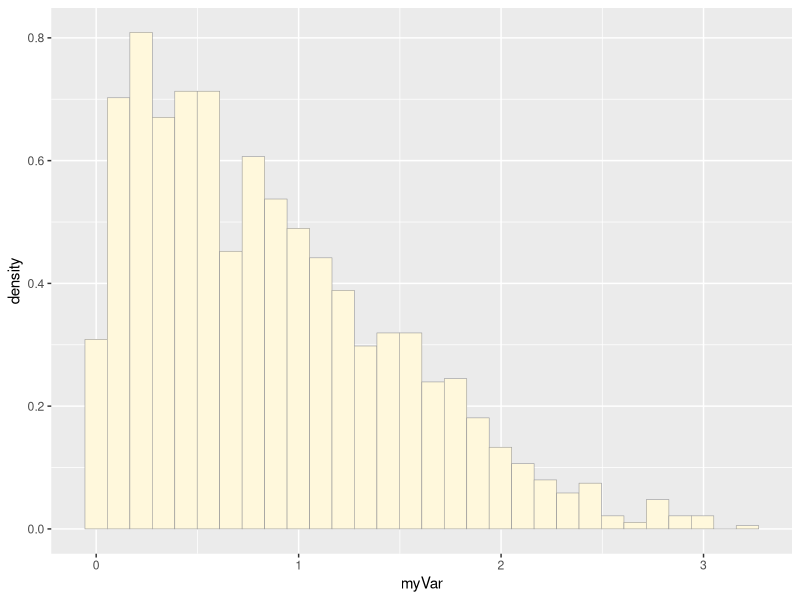
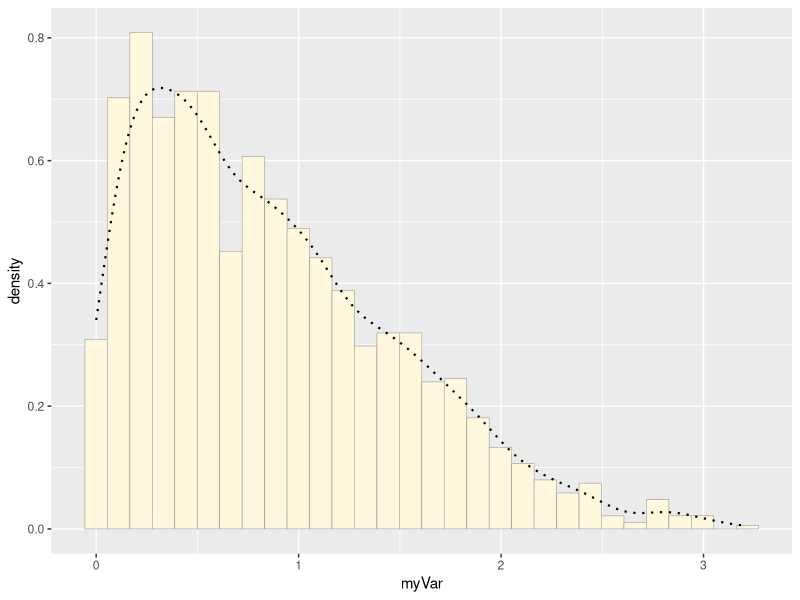
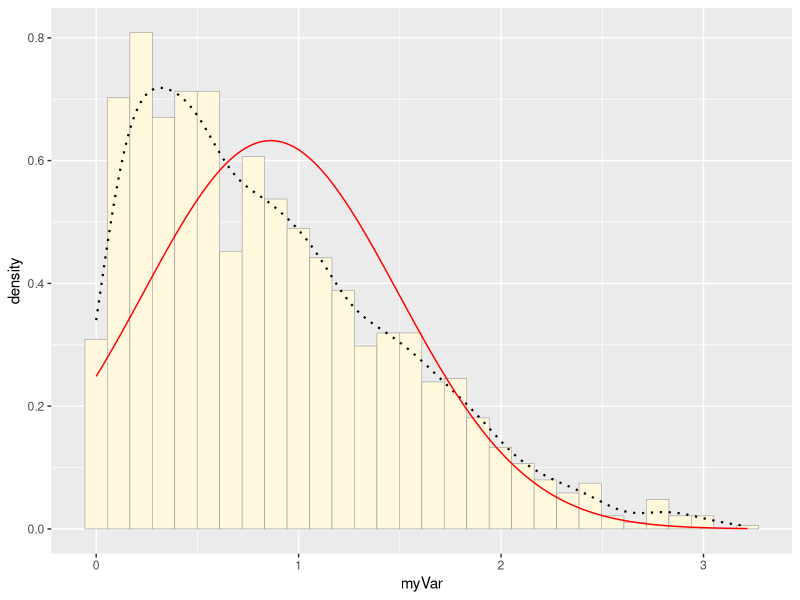
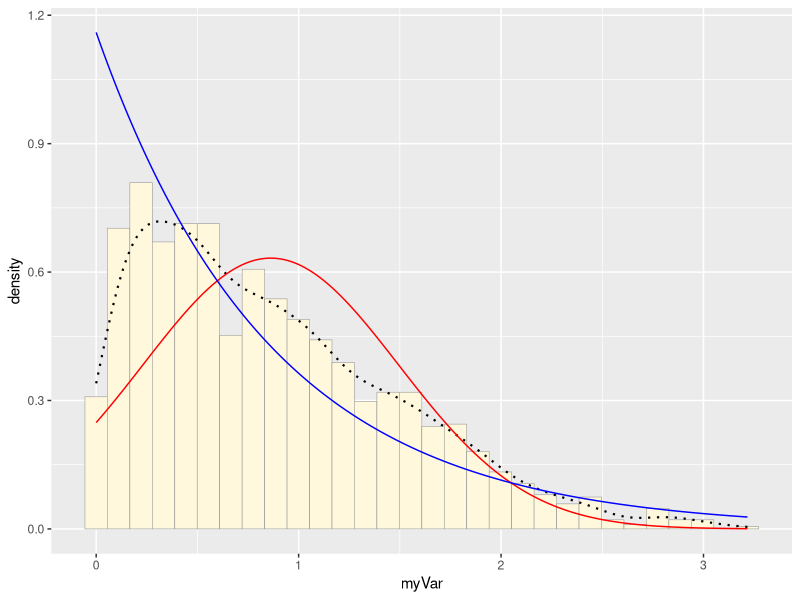
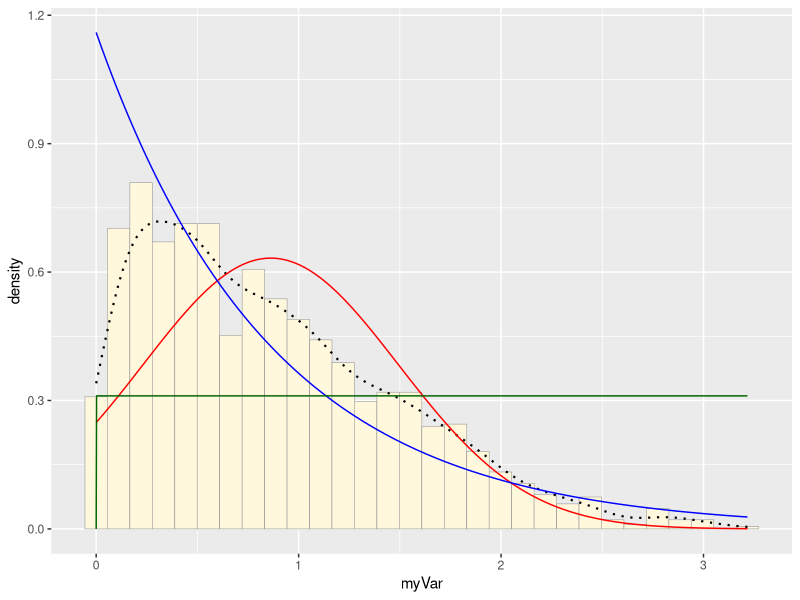
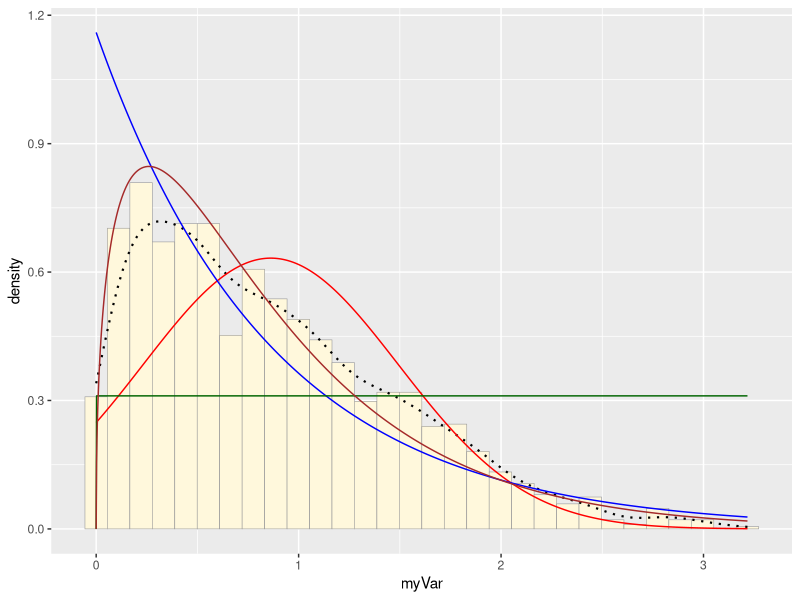
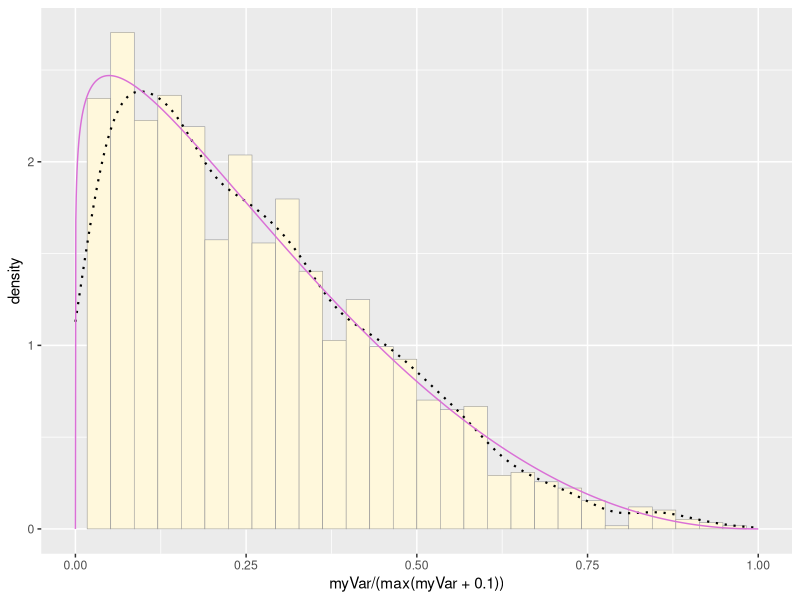
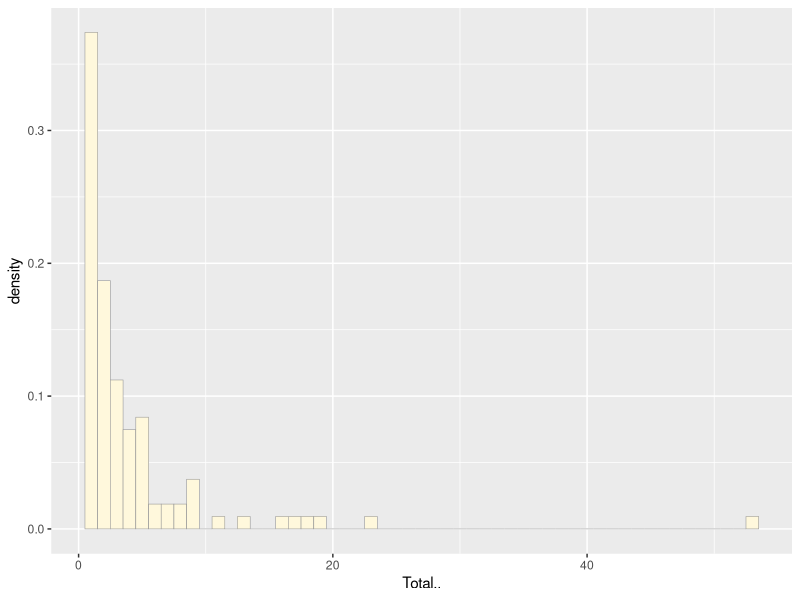

Generate these figures, in order, with R:
## ---- chunk 1
library(ggplot2) # for graphics
library(MASS)# for maximum likelihood estimation
library(tidyverse)
## ---- chunk 2
# quick and dirty, a truncated normal distribution to work on the solution set

z <- rnorm(n=3000,mean=0.2)
z <- data.frame(1:3000,z)
names(z) <- list("ID","myVar")
z <- z[z$myVar>0,]
str(z)
summary(z$myVar)
## ---- chunk 3
p1 <- ggplot(data=z, aes(x=myVar, y=..density..)) +
  geom_histogram(color="grey60",fill="cornsilk",size=0.2) 
print(p1)
## ---- chunk 4
p1 <-  p1 +  geom_density(linetype="dotted",size=0.75)
print(p1)
## ---- chunk 5
normPars <- fitdistr(z$myVar,"normal")
print(normPars)
str(normPars)
normPars$estimate["mean"] # note structure of getting a named attribute
## ---- chunk 6
meanML <- normPars$estimate["mean"]
sdML <- normPars$estimate["sd"]

xval <- seq(0,max(z$myVar),len=length(z$myVar))

 stat <- stat_function(aes(x = xval, y = ..y..), fun = dnorm, colour="red", n = length(z$myVar), args = list(mean = meanML, sd = sdML))
 p1 + stat
## ---- chunk 7
expoPars <- fitdistr(z$myVar,"exponential")
rateML <- expoPars$estimate["rate"]

stat2 <- stat_function(aes(x = xval, y = ..y..), fun = dexp, colour="blue", n = length(z$myVar), args = list(rate=rateML))
 p1 + stat + stat2
## ---- chunk 8
stat3 <- stat_function(aes(x = xval, y = ..y..), fun = dunif, colour="darkgreen", n = length(z$myVar), args = list(min=min(z$myVar), max=max(z$myVar)))
 p1 + stat + stat2 + stat3
## ---- chunk 9
gammaPars <- fitdistr(z$myVar,"gamma")
shapeML <- gammaPars$estimate["shape"]
rateML <- gammaPars$estimate["rate"]

stat4 <- stat_function(aes(x = xval, y = ..y..), fun = dgamma, colour="brown", n = length(z$myVar), args = list(shape=shapeML, rate=rateML))
 p1 + stat + stat2 + stat3 + stat4
## ---- chunk 10
pSpecial <- ggplot(data=z, aes(x=myVar/(max(myVar + 0.1)), y=..density..)) +
  geom_histogram(color="grey60",fill="cornsilk",size=0.2) + 
  xlim(c(0,1)) +
  geom_density(size=0.75,linetype="dotted")

betaPars <- fitdistr(x=z$myVar/max(z$myVar + 0.1),start=list(shape1=1,shape2=2),"beta")
shape1ML <- betaPars$estimate["shape1"]
shape2ML <- betaPars$estimate["shape2"]

statSpecial <- stat_function(aes(x = xval, y = ..y..), fun = dbeta, colour="orchid", n = length(z$myVar), args = list(shape1=shape1ML,shape2=shape2ML))
pSpecial + statSpecial
## ---- chunk 11
# loading in small seedling data for sampled sites that have been thinned and burned in NY & NH pitch pine barrens

z <- read.csv("Thinned_Burned_Data_Bio381.csv",header=TRUE)
z2 <- z[complete.cases(z$Total..),]

## ---- chunk 12
z1 <- ggplot(data=z2, aes(x=Total.., y=after_stat(density))) +
  geom_histogram(color="grey60",fill="cornsilk",size=0.2, binwidth = 1) 
print(z1)
## ---- chunk 13
z1 <-  z1 +  geom_density(linetype="dotted",size=0.75)
print(z1)
## ---- chunk 14
znormPars <- fitdistr(z2$Total..,"normal", )
print(znormPars)
str(znormPars)
znormPars$estimate["mean"] # note structure of getting a named attribute
## ---- chunk 15
zmeanML <- znormPars$estimate["mean"]
zsdML <- znormPars$estimate["sd"]

zxval <- seq(0,max(z2$Total..),len=length(z2$Total..))

 zstat <- stat_function(aes(x = Total.., y = ..y..), fun = dnorm, colour="red", n = length(z2$Total..), args = list(mean = zmeanML, sd = zsdML))
 z1 + zstat
## ---- chunk 16
zexpoPars <- fitdistr(z2$Total..,"exponential")
zrateML <- zexpoPars$estimate["rate"]

zstat2 <- stat_function(aes(x = Total.., y = ..y..), fun = dexp, colour="blue", n = length(z2$Total..), args = list(rate=zrateML))
 z1 + zstat + zstat2
## ---- chunk 17
zstat3 <- stat_function(aes(x = Total.., y = ..y..), fun = dunif, colour="darkgreen", n = length(z2$Total..), args = list(min=min(z2$Total..), max=max(z2$Total..)))
 z1 + zstat + zstat2 + zstat3
## ---- chunk 18
zgammaPars <- fitdistr(z2$Total..,"gamma")
zshapeML <- zgammaPars$estimate["shape"]
zrateML <- zgammaPars$estimate["rate"]

zstat4 <- stat_function(aes(x = Total.., y = ..y..), fun = dgamma, colour="brown", n = length(z2$Total..), args = list(shape=zshapeML, rate=zrateML))
 z1 + zstat + zstat2 + zstat3 + zstat4
## ---- chunk 19
pSpecial <- ggplot(data=z2, aes(x=Total../(max(Total.. + 0.1)), y=..density..)) +
  geom_histogram(color="grey60",fill="cornsilk",size=0.2) + 
  xlim(c(0,1)) +
  geom_density(size=0.75,linetype="dotted")

betaPars <- fitdistr(x=z2$Total../max(z2$Total.. + 0.1),start=list(shape1=1,shape2=2),"beta")
shape1ML <- betaPars$estimate["shape1"]
shape2ML <- betaPars$estimate["shape2"]

statSpecial <- stat_function(aes(x = Total.., y = ..y..), fun = dbeta, colour="orchid", n = length(z2$Total..), args = list(shape1=shape1ML,shape2=shape2ML))
pSpecial + statSpecial
## ---- chunk 20
q <- rexp(107, r=0.269)
q <- data.frame(1:107,q)
names(q) <- list("ID","myVar")

qexpoPars <- fitdistr(q$myVar,"exponential")
qrateML <- qexpoPars$estimate["rate"]

q1 <- ggplot(data=q, aes(x=myVar, y=..density..)) +
  geom_histogram(color="grey60",fill="cornsilk",size=0.2) 

qstat2 <- stat_function(aes(x = myVar, y = ..y..), fun = dexp, colour="blue", n = length(q$myVar), args = list(rate=qrateML))
 q1 + qstat2

 z1 + zstat2
